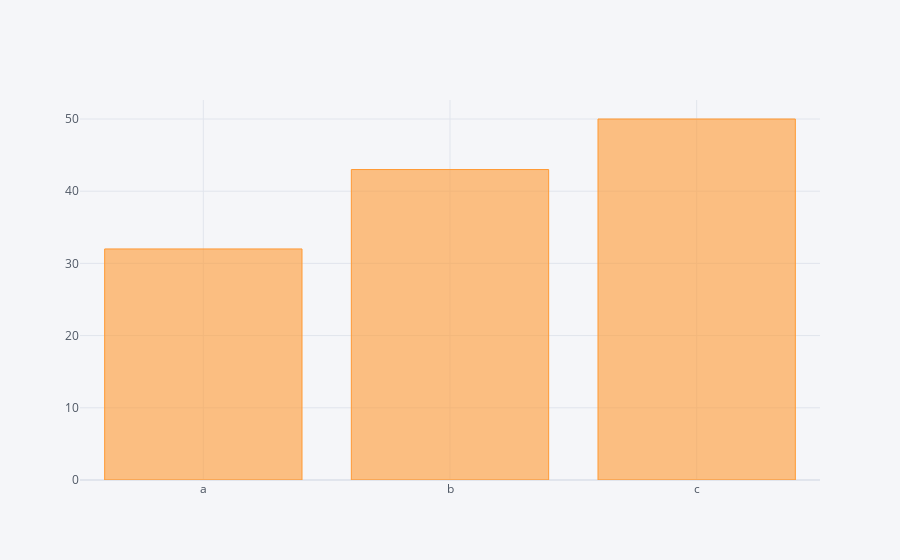

Write notebook code for a chart like this one.
### Code cell
df2.iplot(kind='bar', x='categoria', y='valores')

### Figure 1 — Plotly figure (JSON) as saved in the notebook; plotly's stock layout.template omitted (floating-point values rounded to 4 significant figures)
{"data": [{"marker": {"color": "rgba(255, 153, 51, 0.6)", "line": {"color": "rgba(255, 153, 51, 1.0)", "width": 1}}, "name": "valores", "orientation": "v", "text": "", "type": "bar", "x": ["a", "b", "c"], "y": [32, 43, 50]}], "layout": {"legend": {"bgcolor": "#F5F6F9", "font": {"color": "#4D5663"}}, "paper_bgcolor": "#F5F6F9", "plot_bgcolor": "#F5F6F9", "title": {"font": {"color": "#4D5663"}}, "xaxis": {"gridcolor": "#E1E5ED", "showgrid": true, "tickfont": {"color": "#4D5663"}, "title": {"font": {"color": "#4D5663"}, "text": ""}, "zerolinecolor": "#E1E5ED"}, "yaxis": {"gridcolor": "#E1E5ED", "showgrid": true, "tickfont": {"color": "#4D5663"}, "title": {"font": {"color": "#4D5663"}, "text": ""}, "zerolinecolor": "#E1E5ED"}}}
